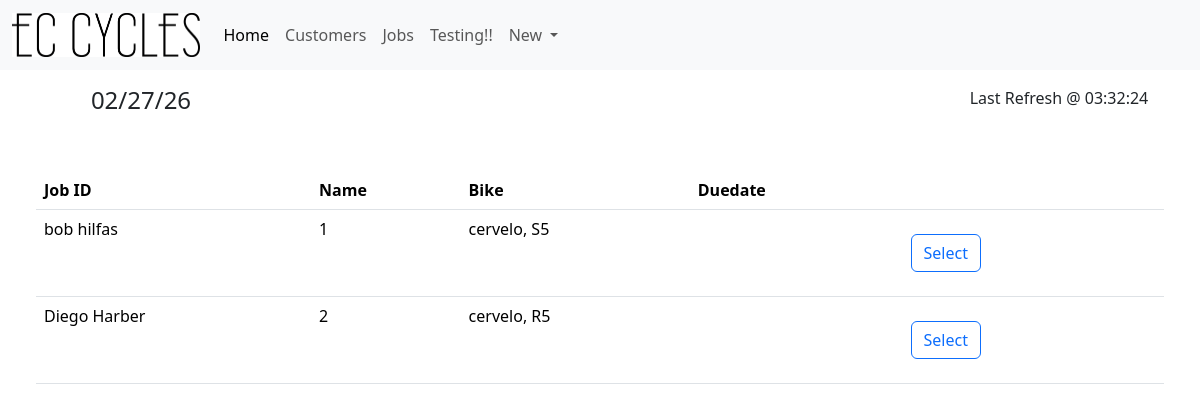
Before: / with the older database file.
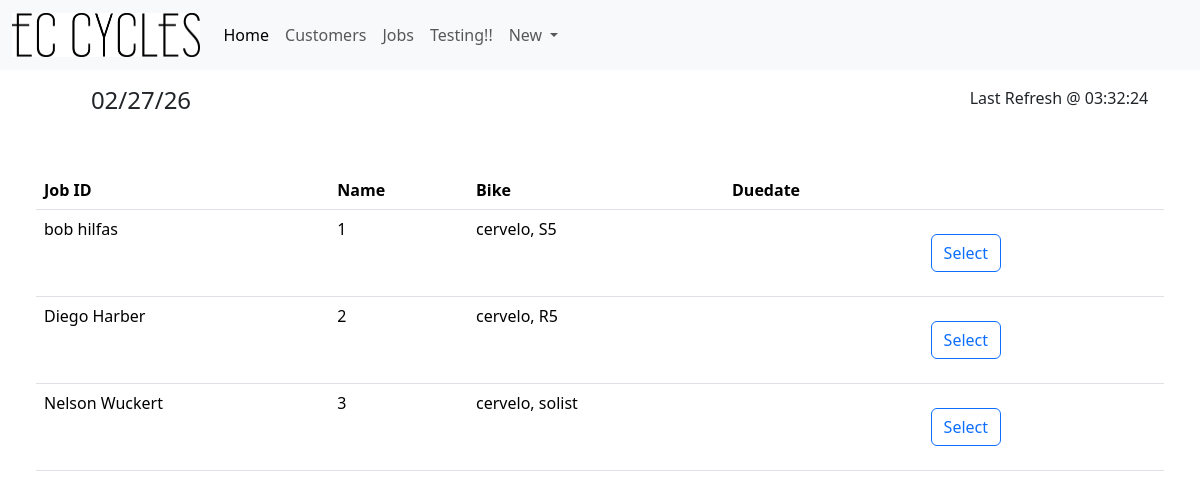
After: the same page with the newer database file.
### tables this page shows
CREATE TABLE "Jobs" (
	"JobID"	INTEGER NOT NULL UNIQUE,
	"Cust_ID"	INTEGER NOT NULL,
	"BikeBrand"	TEXT,
	"BikeModel"	TEXT,
	"JobDetails"	TEXT,
	"DueDate"	DATE ,
	PRIMARY KEY("JobID" AUTOINCREMENT)
);

CREATE TABLE "Customers" (
	"Cust_ID"	INTEGER NOT NULL UNIQUE,
	"CustFName"	TEXT NOT NULL,
	"CustLName"	TEXT,
	"CustAddress"	TEXT,
	"CustPNumber"	INTEGER,
	"CustEmail"	INTEGER,
	"CustDetails"	TEXT,
	PRIMARY KEY("Cust_ID" AUTOINCREMENT)
);

### app.py (the view)
@app.route('/')
def index():
    time = time_gen()
    conn = get_db_conn()
    sql = "SELECT jobs.* ,Customers.CustFName,Customers.CustLName FROM Jobs INNER JOIN Customers ON Customers.Cust_ID = Jobs.Cust_ID;"
    jobs = conn.execute(sql).fetchall()
    conn.close()
    return render_template("index.html", jobs=jobs, time=time)

### app.py (called while the page is built)
def time_gen():
    time_dict = {"":""}
    day_info = datetime.datetime.now()
    date = day_info.strftime("%x")
    time = day_info.strftime("%X")
    time_dict["Date"] = date
    time_dict["Time"] = time
    return time_dict

def get_db_conn():
    conn = sqlite3.connect('JobCards.db')
    conn.row_factory = sqlite3.Row
    return conn

### Templates/index.html
{% extends 'base.html' %}
{% block content %}
<div class="p-5">
    <table class="table">
        <thead>
        <tr>
            <th scope="col">Job ID</th>
            <th scope="col">Name</th>
            <th scope="col">Bike</th>
            <th scope="col">Duedate</th>
            <th></th>
        </tr>
        </thead>
        <tbody>
            {% for jobs in jobs %}
            <tr>
                <td >{{ jobs.CustFName }} {{ jobs.CustLName }}</td>
                <td>{{ jobs.jobID }}</td>
                <td>{{ jobs.BikeBrand }}, {{ jobs.BikeModel }}</td>
                <td></td>
                <td id="Select"><form action="{{ url_for('ViewJobCard', id=jobs.jobID) }}" method="get"  style="display:inline;">
                    <button class="btn btn-outline-Primary m-3" type="submit">Select</button></form></td>
            </tr>
            {% endfor %}
        </tbody>
    </table>
</div>
{% endblock %}

Changed rows visible on the page:
added Jobs: CustFName "Nelson", CustLName "Wuckert", jobID "3", BikeBrand "cervelo", BikeModel "solist"
